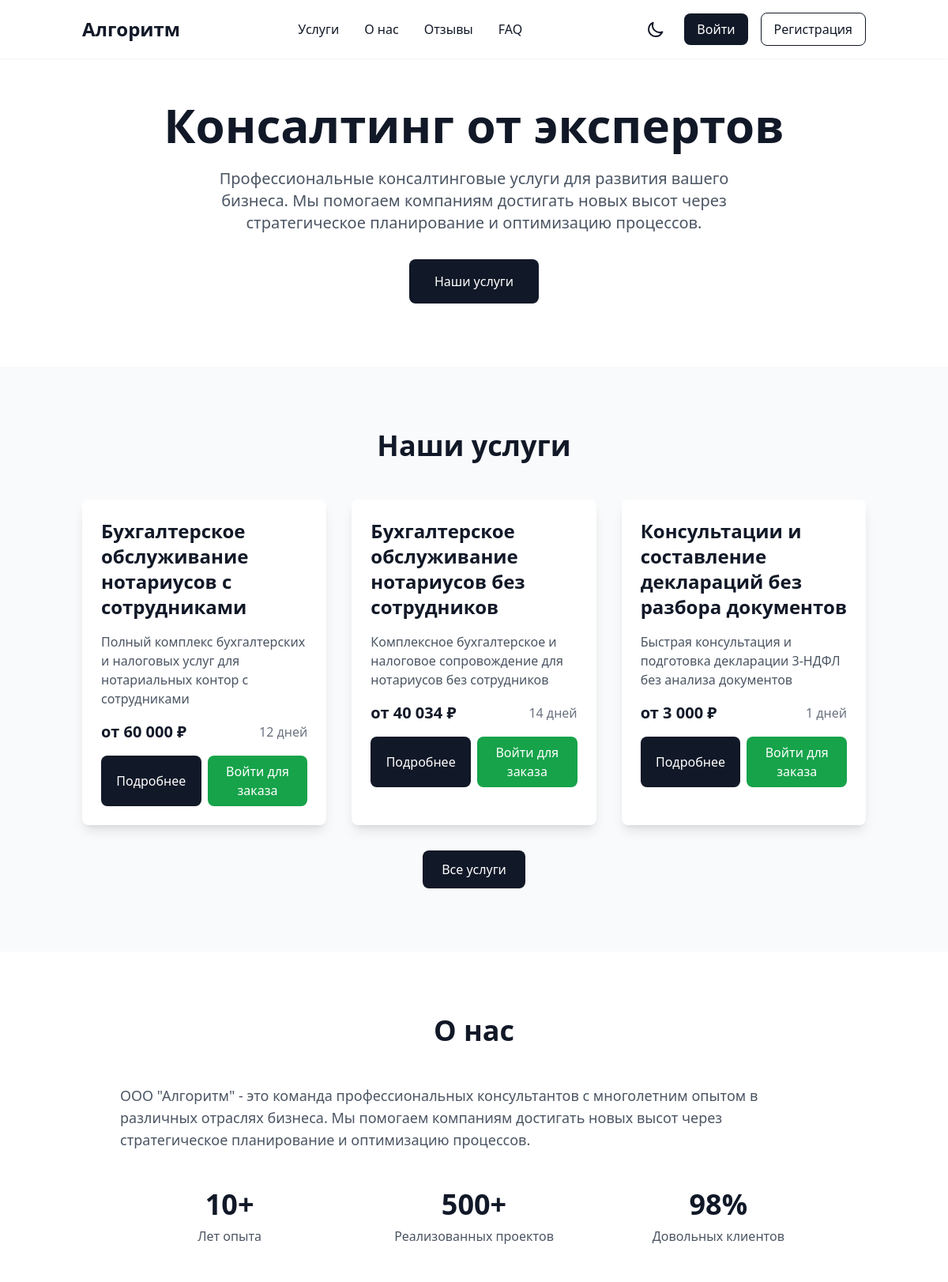
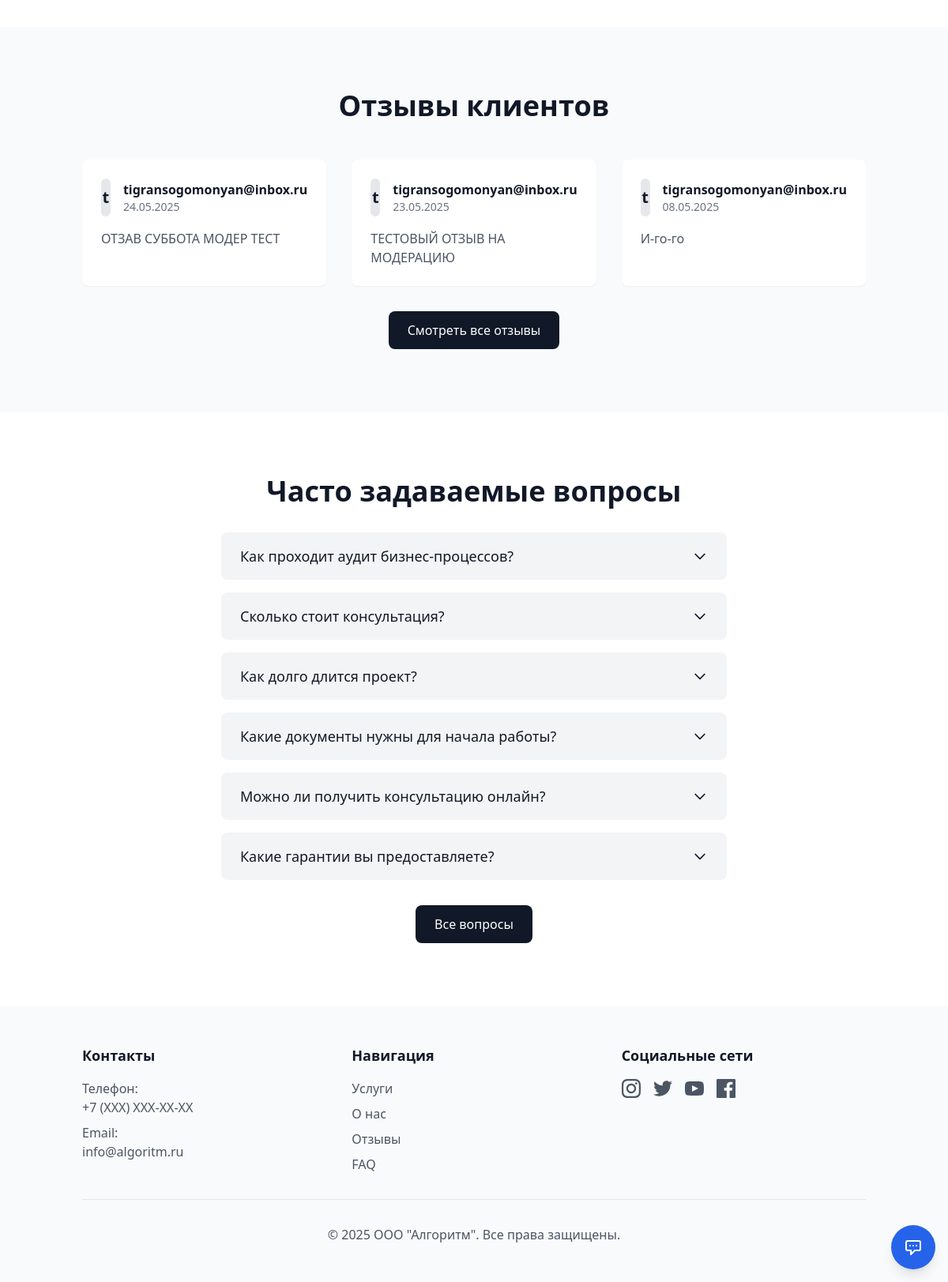
The page / on the database its author committed (2 pictures, top to bottom).
### tables this page shows
CREATE TABLE `services` (
  `id` int(11) NOT NULL,
  `title` varchar(255) NOT NULL,
  `brief_description` text NOT NULL,
  `full_description` text NOT NULL,
  `price` decimal(10,2) NOT NULL,
  `duration_days` int(11) NOT NULL,
  `created_at` timestamp NOT NULL DEFAULT CURRENT_TIMESTAMP,
  `updated_at` timestamp NOT NULL DEFAULT CURRENT_TIMESTAMP ON UPDATE CURRENT_TIMESTAMP
);

CREATE TABLE `reviews` (
  `id` int(11) NOT NULL,
  `user_id` int(11) DEFAULT NULL,
  `service_id` int(11) DEFAULT NULL,
  `rating` int(11) NOT NULL,
  `comment` text NOT NULL,
  `status` enum('pending','approved','rejected') DEFAULT 'pending',
  `created_at` timestamp NOT NULL DEFAULT CURRENT_TIMESTAMP,
  `updated_at` timestamp NOT NULL DEFAULT CURRENT_TIMESTAMP ON UPDATE CURRENT_TIMESTAMP,
  `review_category` varchar(100) DEFAULT 'Общий отзыв'
);

CREATE TABLE `users` (
  `id` int(11) NOT NULL,
  `email` varchar(255) NOT NULL,
  `password` varchar(255) NOT NULL,
  `role` enum('user','admin') DEFAULT 'user',
  `created_at` timestamp NOT NULL DEFAULT CURRENT_TIMESTAMP,
  `updated_at` timestamp NOT NULL DEFAULT CURRENT_TIMESTAMP ON UPDATE CURRENT_TIMESTAMP
);

### includes/functions.php (called while the page is built, shortened)
<?php
function isLoggedIn() {
    return isset($_SESSION['user_id']);
}

### index.php (the view, shortened to what this page needs)
<?php
require_once 'config/database.php';
require_once 'includes/functions.php';
try {
    $stmt = $pdo->query('SELECT * FROM services ORDER BY id ASC LIMIT 3');
    $services = $stmt->fetchAll();
} catch (PDOException $e) {
    $services = [];
}
?>
<!DOCTYPE html>
<html lang="ru" class="scroll-smooth">
<head>
    <link href="public/css/style.css" rel="stylesheet">
</head>
<body class="bg-white dark:bg-gray-900 text-gray-900 dark:text-white">
    <?php include 'includes/header.php'; ?>
    <section class="pt-32 pb-20 px-4">
        <div class="container mx-auto text-center">
            <h1 class="text-5xl md:text-6xl font-bold mb-6">Консалтинг от экспертов</h1>
            <p class="text-xl text-gray-600 dark:text-gray-300 mb-8 max-w-2xl mx-auto">
                Профессиональные консалтинговые услуги для развития вашего бизнеса.
                Мы помогаем компаниям достигать новых высот через стратегическое планирование и оптимизацию процессов.
            </p>
            <a href="#services" class="inline-block px-8 py-4 bg-gray-900 dark:bg-white text-white dark:text-gray-900 rounded-lg hover:bg-gray-800 dark:hover:bg-gray-100 transition-all">
                Наши услуги
            </a>
        </div>
    </section>
    <section id="services" class="py-20 bg-gray-50 dark:bg-gray-800">
        <div class="container mx-auto px-4">
            <h2 class="text-4xl font-bold text-center mb-12">Наши услуги</h2>
            <div class="grid grid-cols-1 md:grid-cols-2 lg:grid-cols-3 gap-8">
                <?php foreach ($services as $service): ?>
                <div class="bg-white dark:bg-gray-900 rounded-lg shadow-lg p-6 hover:shadow-xl transition-all">
                    <h3 class="text-2xl font-bold mb-4"><?php echo htmlspecialchars($service['title']); ?></h3>
                    <p class="text-gray-600 dark:text-gray-300 mb-4">
                        <?php echo htmlspecialchars($service['brief_description']); ?>
                    </p>
                    <div class="flex justify-between items-center mb-4">
                        <span class="text-xl font-bold">от <?php echo number_format($service['price'], 0, ',', ' '); ?> ₽</span>
                        <span class="text-gray-500"><?php echo htmlspecialchars($service['duration_days']); ?> дней</span>
                    </div>
                    <div class="flex space-x-2">
                        <button class="flex-1 py-2 bg-gray-900 dark:bg-white text-white dark:text-gray-900 rounded-lg hover:bg-gray-800 dark:hover:bg-gray-100 transition-all" onclick="openServiceModal(<?php echo $service['id']; ?>)">
                            Подробнее
                        </button>
                        <?php if (isLoggedIn()): ?>
                            <a href="order.php?service_id=<?php echo $service['id']; ?>" class="flex-1 py-2 bg-green-600 text-white rounded-lg hover:bg-green-700 transition-all text-center">
                                Заказать
                            </a>
                        <?php else: ?>
                            <a href="login.php" class="flex-1 py-2 bg-green-600 text-white rounded-lg hover:bg-green-700 transition-all text-center">
                                Войти для заказа
                            </a>
                        <?php endif; ?>
                    </div>
                </div>
                <?php endforeach; ?>
            </div>
            <?php if (empty($services)): ?>
            <p class="text-center text-gray-600 dark:text-gray-400">В данный момент услуги недоступны</p>
            <?php else: ?>
            <div class="text-center mt-8">
                <a href="services.php" class="inline-block px-6 py-3 bg-gray-900 dark:bg-white text-white dark:text-gray-900 rounded-lg hover:bg-gray-800 dark:hover:bg-gray-100 transition-all">
                    Все услуги
                </a>
            </div>
            <?php endif; ?>
        </div>
    </section>
    <section id="about" class="py-20">
        <div class="container mx-auto px-4">
            <h2 class="text-4xl font-bold text-center mb-12">О нас</h2>
            <div class="max-w-4xl mx-auto">
                <div class="prose dark:prose-invert mx-auto">
                    <p class="text-lg text-gray-600 dark:text-gray-300 mb-6">
                        ООО "Алгоритм" - это команда профессиональных консультантов с многолетним опытом в различных отраслях бизнеса.
                        Мы помогаем компаниям достигать новых высот через стратегическое планирование и оптимизацию процессов.
                    </p>
                    <div class="grid grid-cols-1 md:grid-cols-3 gap-8 mt-12">
                        <div class="text-center">
                            <div class="text-4xl font-bold text-gray-900 dark:text-white mb-2">10+</div>
                            <div class="text-gray-600 dark:text-gray-400">Лет опыта</div>
                        </div>
                        <div class="text-center">
                            <div class="text-4xl font-bold text-gray-900 dark:text-white mb-2">500+</div>
                            <div class="text-gray-600 dark:text-gray-400">Реализованных проектов</div>
                        </div>
                        <div class="text-center">
                            <div class="text-4xl font-bold text-gray-900 dark:text-white mb-2">98%</div>
                            <div class="text-gray-600 dark:text-gray-400">Довольных клиентов</div>
                        </div>
                    </div>
                </div>
            </div>
        </div>
    </section>
    <section id="reviews" class="py-20 bg-gray-50 dark:bg-gray-800">
        <div class="container mx-auto px-4">
            <h2 class="text-4xl font-bold text-center mb-12">Отзывы клиентов</h2>
            <div class="grid grid-cols-1 md:grid-cols-2 lg:grid-cols-3 gap-8">
                <?php
                try {
                    $stmt = $pdo->query('SELECT r.*, u.email as user_email FROM reviews r LEFT JOIN users u ON r.user_id = u.id ORDER BY created_at DESC LIMIT 3');
                    $reviews = $stmt->fetchAll();
                    foreach ($reviews as $review) {
                        echo '<div class="bg-white dark:bg-gray-900 rounded-lg p-6 shadow-sm">';
                        echo '<div class="flex items-center mb-4">';
                        echo '<div class="w-12 h-12 bg-gray-200 dark:bg-gray-700 rounded-full flex items-center justify-center text-xl font-bold">' . (isset($review['user_email']) ? htmlspecialchars(mb_substr($review['user_email'], 0, 1)) : 'П') . '</div>';
                        echo '<div class="ml-4">';
                        echo '<h3 class="font-bold">' . (isset($review['user_email']) ? htmlspecialchars($review['user_email']) : 'Пользователь') . '</h3>';
                        echo '<p class="text-sm text-gray-500">' . (isset($review['created_at']) ? date('d.m.Y', strtotime($review['created_at'])) : '') . '</p>';
                        echo '</div>';
                        echo '</div>';
                        echo '<p class="text-gray-600 dark:text-gray-400">' . (isset($review['comment']) ? htmlspecialchars($review['comment']) : '') . '</p>';
                        echo '</div>';
                    }
                } catch (PDOException $e) {
                    echo '<p class="text-red-500 text-center">Не удалось загрузить отзывы</p>';
                }
                ?>
                        </div>
            <div class="text-center mt-8">
                <a href="reviews.php" class="inline-block px-6 py-3 bg-gray-900 dark:bg-white text-white dark:text-gray-900 rounded-lg hover:bg-gray-800 dark:hover:bg-gray-100 transition-all">
                    Смотреть все отзывы
                </a>
            </div>
        </div>
    </section>
    <section id="faq" class="py-20">
        <div class="container mx-auto px-4 max-w-2xl">
            <h2 class="text-4xl font-bold text-center mb-8">Часто задаваемые вопросы</h2>
            <div class="space-y-4">
                <div class="bg-gray-100 dark:bg-gray-800 rounded-lg">
                    <button type="button" class="w-full flex justify-between items-center px-6 py-4 text-lg font-medium focus:outline-none faq-toggle" data-target="faq-answer-0">
                        Как проходит аудит бизнес-процессов?
                        <svg class="w-5 h-5 transition-transform" fill="none" stroke="currentColor" viewBox="0 0 24 24"><path stroke-linecap="round" stroke-linejoin="round" stroke-width="2" d="M19 9l-7 7-7-7"/></svg>
                    </button>
                </div>
                <div class="bg-gray-100 dark:bg-gray-800 rounded-lg">
                    <button type="button" class="w-full flex justify-between items-center px-6 py-4 text-lg font-medium focus:outline-none faq-toggle" data-target="faq-answer-1">
                        Сколько стоит консультация?
                        <svg class="w-5 h-5 transition-transform" fill="none" stroke="currentColor" viewBox="0 0 24 24"><path stroke-linecap="round" stroke-linejoin="round" stroke-width="2" d="M19 9l-7 7-7-7"/></svg>
                    </button>
                </div>
                <div class="bg-gray-100 dark:bg-gray-800 rounded-lg">
                    <button type="button" class="w-full flex justify-between items-center px-6 py-4 text-lg font-medium focus:outline-none faq-toggle" data-target="faq-answer-2">
                        Как долго длится проект?
                        <svg class="w-5 h-5 transition-transform" fill="none" stroke="currentColor" viewBox="0 0 24 24"><path stroke-linecap="round" stroke-linejoin="round" stroke-width="2" d="M19 9l-7 7-7-7"/></svg>
                    </button>
                </div>
                <div class="bg-gray-100 dark:bg-gray-800 rounded-lg">
                    <button type="button" class="w-full flex justify-between items-center px-6 py-4 text-lg font-medium focus:outline-none faq-toggle" data-target="faq-answer-3">
                        Какие документы нужны для начала работы?
                        <svg class="w-5 h-5 transition-transform" fill="none" stroke="currentColor" viewBox="0 0 24 24"><path stroke-linecap="round" stroke-linejoin="round" stroke-width="2" d="M19 9l-7 7-7-7"/></svg>
                    </button>
                </div>
                <div class="bg-gray-100 dark:bg-gray-800 rounded-lg">
                    <button type="button" class="w-full flex justify-between items-center px-6 py-4 text-lg font-medium focus:outline-none faq-toggle" data-target="faq-answer-4">
                        Можно ли получить консультацию онлайн?
                        <svg class="w-5 h-5 transition-transform" fill="none" stroke="currentColor" viewBox="0 0 24 24"><path stroke-linecap="round" stroke-linejoin="round" stroke-width="2" d="M19 9l-7 7-7-7"/></svg>
                    </button>
                </div>
                <div class="bg-gray-100 dark:bg-gray-800 rounded-lg">
                    <button type="button" class="w-full flex justify-between items-center px-6 py-4 text-lg font-medium focus:outline-none faq-toggle" data-target="faq-answer-5">
                        Какие гарантии вы предоставляете?
                        <svg class="w-5 h-5 transition-transform" fill="none" stroke="currentColor" viewBox="0 0 24 24"><path stroke-linecap="round" stroke-linejoin="round" stroke-width="2" d="M19 9l-7 7-7-7"/></svg>
                    </button>
                </div>
            </div>
            <div class="text-center mt-8">
                <a href="faq.php" class="inline-block px-6 py-3 bg-gray-900 dark:bg-white text-white dark:text-gray-900 rounded-lg hover:bg-gray-800 dark:hover:bg-gray-100 transition-all">
                    Все вопросы
                </a>
            </div>
        </div>
    </section>
    <div class="fixed bottom-4 right-4 z-50">
        <button id="chatButton" class="bg-blue-600 text-white rounded-full p-4 shadow-lg hover:bg-blue-700 transition-all">
            <svg class="w-6 h-6" fill="none" stroke="currentColor" viewBox="0 0 24 24">
                <path stroke-linecap="round" stroke-linejoin="round" stroke-width="2" d="M8 10h.01M12 10h.01M16 10h.01M9 16H5a2 2 0 01-2-2V6a2 2 0 012-2h14a2 2 0 012 2v8a2 2 0 01-2 2h-5l-5 5v-5z"/>
            </svg>
        </button>
    </div>
    <?php include 'includes/footer.php'; ?>
</body>
</html>

### rows shown on the page
services: title "Бухгалтерское обслуживание нотариусов с сотрудниками", brief_description "Полный комплекс бухгалтерских и налоговых услуг для нотариальных контор с сотрудниками", price "60 000", duration_days "12"
services: title "Бухгалтерское обслуживание нотариусов без сотрудников", brief_description "Комплексное бухгалтерское и налоговое сопровождение для нотариусов без сотрудников", price "40 034", duration_days "14"
services: title "Консультации и составление деклараций без разбора документов", brief_description "Быстрая консультация и подготовка декларации 3-НДФЛ без анализа документов", price "3 000", duration_days "1"
reviews: user.email "t", user.email "tigransogomonyan@inbox.ru", created_at "24.05.2025", comment "ОТЗАВ СУББОТА МОДЕР ТЕСТ"
reviews: user.email "t", user.email "tigransogomonyan@inbox.ru", created_at "23.05.2025", comment "ТЕСТОВЫЙ ОТЗЫВ НА МОДЕРАЦИЮ"
reviews: user.email "t", user.email "tigransogomonyan@inbox.ru", created_at "08.05.2025", comment "И-го-го"
